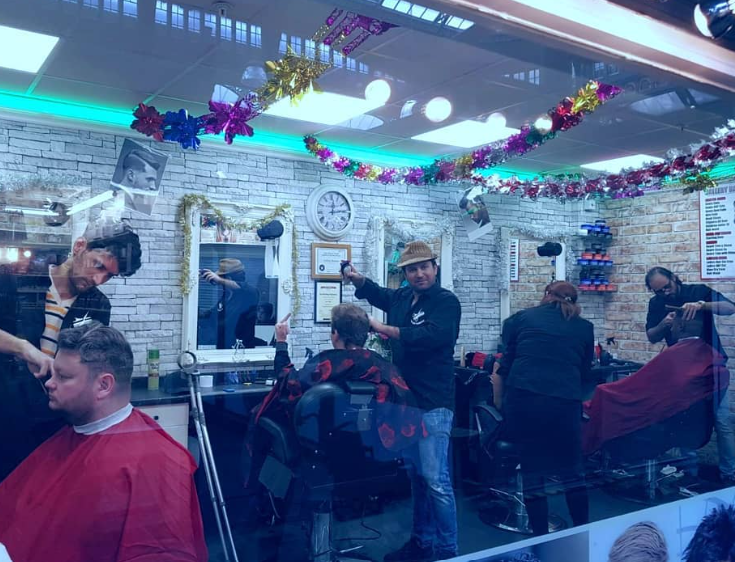
#> input picture source-photos/1.png, 735 x 562 px; its folder holds only this picture in this run
$ python build-images.py
#> lines starting #> are read from the running program, lines starting #| are printed output that depends on the picture
"""
Gallery Barbers - image pipeline.

Rebuilds assets/img/* from the supplied photos in source-photos/.
Run:  python tools/build-images.py     (needs Pillow)

Several of the sources are contact sheets - a single file holding four, six or
nine separate shots. Those are split into individual tiles here so the gallery
shows one piece of work per frame instead of a collage.
"""
from PIL import Image, ImageFilter
import pathlib

ROOT = pathlib.Path(__file__).resolve().parent.parent
SRC = ROOT / "source-photos"
OUT = ROOT / "assets" / "img"
OUT.mkdir(parents=True, exist_ok=True)

LANCZOS = Image.Resampling.LANCZOS
PORTRAIT = 4 / 5          # every gallery tile lands on this ratio


def load(name):
#> called with name = '1.png'
    return Image.open(SRC / name).convert("RGB")


def crop_ratio(im, ratio, y_bias=0.5, x_bias=0.5):
    """Centre-crop `im` to the given width/height ratio."""
#> called with ratio = 1.78, y_bias = 0.42, x_bias = 0.5
    w, h = im.size
#> w = 735; h = 562
    if w / h > ratio:
        nw = int(round(h * ratio))
        x = int((w - nw) * x_bias)
        box = (x, 0, x + nw, h)
    else:
        nh = int(round(w / ratio))
#> nh = 413
        y = int((h - nh) * y_bias)
#> y = 62
        box = (0, y, w, y + nh)
#> box = (0, 62, 735, 475)
    return im.crop(box)
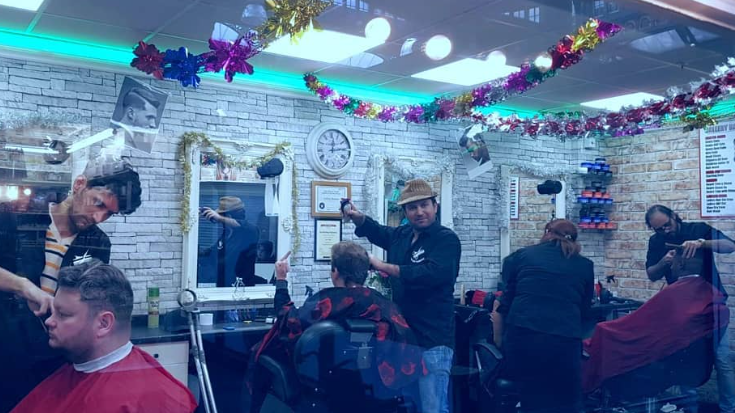
#> returned value: PIL image 735x413 RGB; mean R, G, B 82.2, 108.2, 144.6


def emit(im, stem, widths, quality=82):
    made = []
    for w in widths:
        h = max(1, int(round(w * im.height / im.width)))
        r = im.resize((w, h), LANCZOS)
        if w > im.width:
            r = r.filter(ImageFilter.UnsharpMask(radius=1.1, percent=58, threshold=3))
        p = OUT / f"{stem}-{w}.webp"
        r.save(p, "WEBP", quality=quality, method=6)
        made.append((p.name, w, h, p.stat().st_size))
    return made


jobs = []

# ── Hero / atmosphere ─────────────────────────────────────────────────────────
# The shop interior, wide. Sits under a heavy scrim as the hero's instant-paint
# poster, behind the woven-cloth canvas.
interior = load("1.png")
jobs.append(("hero", crop_ratio(interior, 16 / 9, y_bias=0.42), [960, 1440, 1920]))
jobs.append(("interior", interior, [560, 840]))

# ── The shopfront ─────────────────────────────────────────────────────────────
jobs.append(("storefront", load("logo.png"), [560, 900]))
#> (the run stopped early here; a loop or call above may not have finished)
